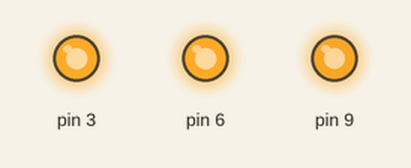
Bench run of a sketch on a simulated Arduino Uno, built with avr-gcc and run on an emulated ATmega328P. Shown: output pins drawn as LEDs (lit = HIGH).

Above: at 0.15 s.
At 1.95 s:
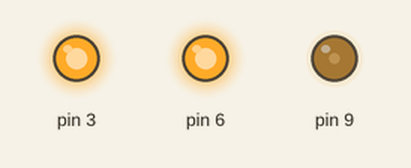
At 4.39 s:
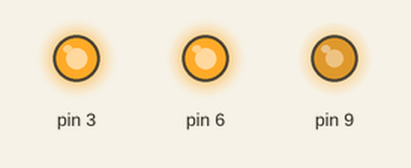
At 9.37 s:
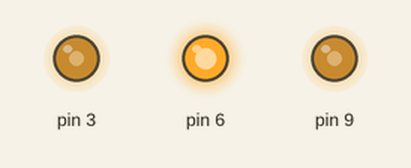
At 18.4 s:
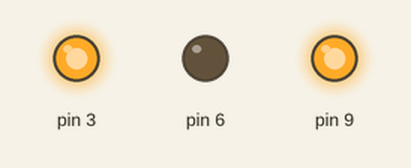
At 34.0 s:
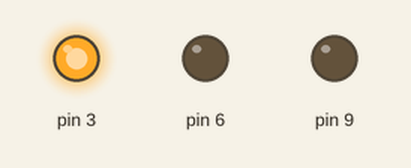
Timing chart, 0 to 40.0 s (numbered marks = the images above):
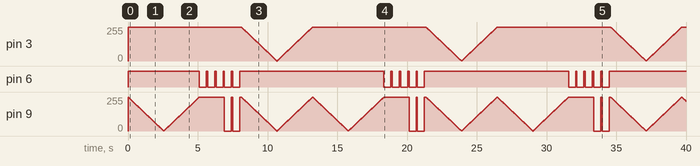

The sketch:

RGB_LED.ino
```cpp
class RgbLed
{
  private:

     int _pin1;
     int _pin2;
     int _pin3;

  public:

    RgbLed(int pin1, int pin2, int pin3)
    {
      _pin1 = pin1;
      _pin2 = pin2;
      _pin3 = pin3;
      pinMode(_pin1, OUTPUT);
      pinMode(_pin2, OUTPUT);
      pinMode(_pin3, OUTPUT);

      digitalWrite(_pin1, HIGH);
      digitalWrite(_pin2, HIGH);
      digitalWrite(_pin3, HIGH);

    }
    void updateColor (int pin1Value, int pin2Value, int pin3Value, int wait)
    {
      analogWrite(_pin1, pin1Value);
      analogWrite(_pin2, pin2Value);
      analogWrite(_pin3, pin3Value);
      delay(wait);
    }
    void flash (int pin1Value, int pin2Value, int pin3Value)
    {
      updateColor(pin1Value, pin2Value, pin3Value, 500);
      updateColor(255, 255, 255,100);
    }
};
RgbLed rgbLed(3, 6, 9);
void setup() {
  // put your setup code here, to run once:
}

void loop() {
  // put your main code here, to run repeatedly:
  for (int i = 255; i > 0; i--)
  {
   rgbLed.updateColor(255,255, i,10);
  }
  for (int f = 0; f < 255; f++)
  {
   rgbLed.updateColor(255, 255,f,10);
  }
  for (int g = 0; g < 3; g++)
  {
    rgbLed.flash(255,0,255);
  }
  for (int y = 0; y < 2; y++)
  {
   rgbLed.flash(255,0,0);
  }
    for (int r = 255; r > 0; r--)
  {
   rgbLed.updateColor(r,255,r,10);
  }
  for (int r = 0; r < 255; r++)
  {
   rgbLed.updateColor(r,255,r,10);
  }
}
/*
fade red in and out, blink green 3 times, blink yellow 2 times, fade pink in and out;
*/
```

Measured:
- by itself, pin 6: repeats every 13.2 s: 4 × (HIGH 0.10 s, LOW 0.50 s), HIGH 10.3 s, LOW 0.50 s
